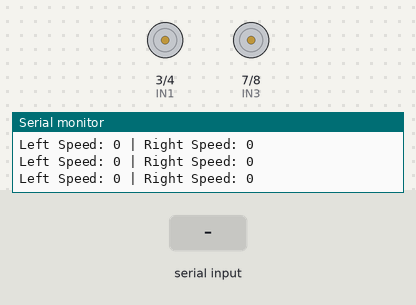
The sketch below on a simulated Arduino Uno, built with avr-gcc and run on an emulated ATmega328P. Shown: motor-driver pin pairs drawn as motors (green arrow = first pin HIGH = forward, orange = second pin HIGH = backward, longer = more drive, scaled by the enable pin), the last lines printed to the serial monitor. Inputs (shaded band) come from the test bench.

Above: at 1.2 s.
1.3 s: "b" received over Serial
At 1.8 s:
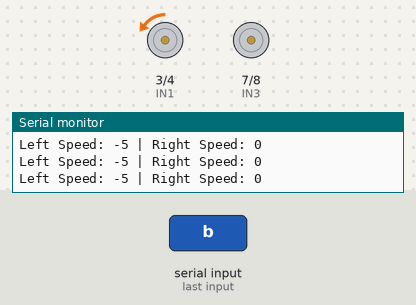
2.8 s: "c" received over Serial
At 3.3 s:
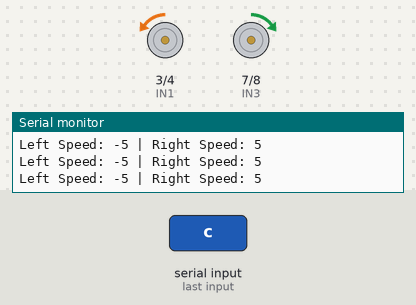
4.3 s: "a" received over Serial
At 4.7 s:
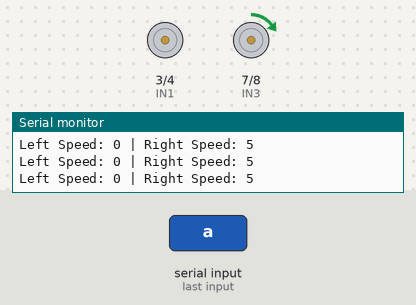
5.8 s: "a" received over Serial
At 6.9 s:
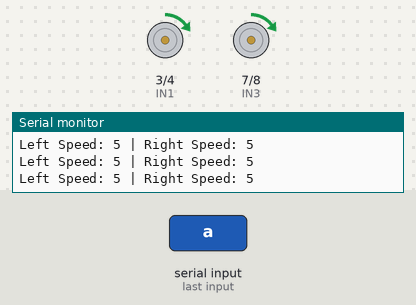
7.3 s: "d" received over Serial
At 8.0 s:
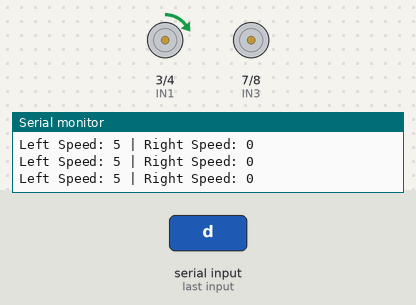
8.8 s: "d" received over Serial
At 10.3 s:
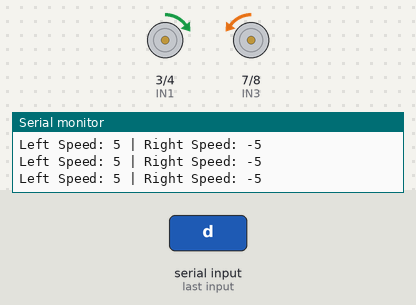
Timing chart, 0 to 11.3 s (numbered marks = the images above; inputs shaded):
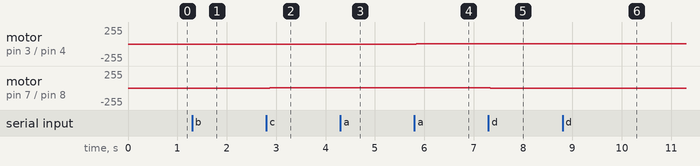

Measured:
- after the input at 1.3 s, motor on pin 3 (IN1) / pin 4 (IN2): stopped → backward 5/255 after 0.06 s
- after the input at 2.8 s, motor on pin 7 (IN3) / pin 8 (IN4): stopped → forward 5/255 after 0.07 s
- after the input at 4.3 s, motor on pin 3 (IN1) / pin 4 (IN2): backward 5/255 → stopped at once
- after the input at 5.8 s, motor on pin 3 (IN1) / pin 4 (IN2): stopped → forward 5/255 at once
- after the input at 7.3 s, motor on pin 7 (IN3) / pin 8 (IN4): forward 5/255 → stopped at once
- after the input at 8.8 s, motor on pin 7 (IN3) / pin 8 (IN4): stopped → backward 5/255 at once

The sketch:

motorTest_1.0.ino
```cpp
// Pin Definitions
const int ENA = 5;
const int ENB = 6;
const int IN1 = 3;
const int IN2 = 4;
const int IN3 = 7;
const int IN4 = 8;

int speed_left = 0;  // Speed of the left motor (-255 to 255)
int speed_right = 0; // Speed of the right motor (-255 to 255)

void setup()
{
  pinMode(ENA, OUTPUT);
  pinMode(IN1, OUTPUT);
  pinMode(IN2, OUTPUT);
  pinMode(ENB, OUTPUT);
  pinMode(IN3, OUTPUT);
  pinMode(IN4, OUTPUT);

  Serial.begin(9600); // Start serial communication
  Serial.println("Motor control ready. Send a, b, c, or d to change speeds.");
}

void loop()
{
  if (Serial.available() > 0)
  {
    char command = Serial.read(); // Read the serial input

    switch (command)
    {
    case 'a': // Increment left motor speed
      speed_left = constrain(speed_left + 5, -255, 255);
      break;
    case 'b': // Decrement left motor speed
      speed_left = constrain(speed_left - 5, -255, 255);
      break;
    case 'c': // Increment right motor speed
      speed_right = constrain(speed_right + 5, -255, 255);
      break;
    case 'd': // Decrement right motor speed
      speed_right = constrain(speed_right - 5, -255, 255);
      break;
    }
  }

  // Output the new speeds
  Serial.print("Left Speed: ");
  Serial.print(speed_left);
  Serial.print(" | Right Speed: ");
  Serial.println(speed_right);

  // Set motor directions and speeds
  setMotor(ENA, IN1, IN2, speed_left);  // Left motor
  setMotor(ENB, IN3, IN4, speed_right); // Right motor
}

void setMotor(int EN, int IN1, int IN2, int speed)
{
  if (speed >= 0)
  {
    digitalWrite(IN1, HIGH);
    digitalWrite(IN2, LOW);
    analogWrite(EN, speed);
  }
  else
  {
    digitalWrite(IN1, LOW);
    digitalWrite(IN2, HIGH);
    analogWrite(EN, -speed); // Reverse speed
  }
}
```
